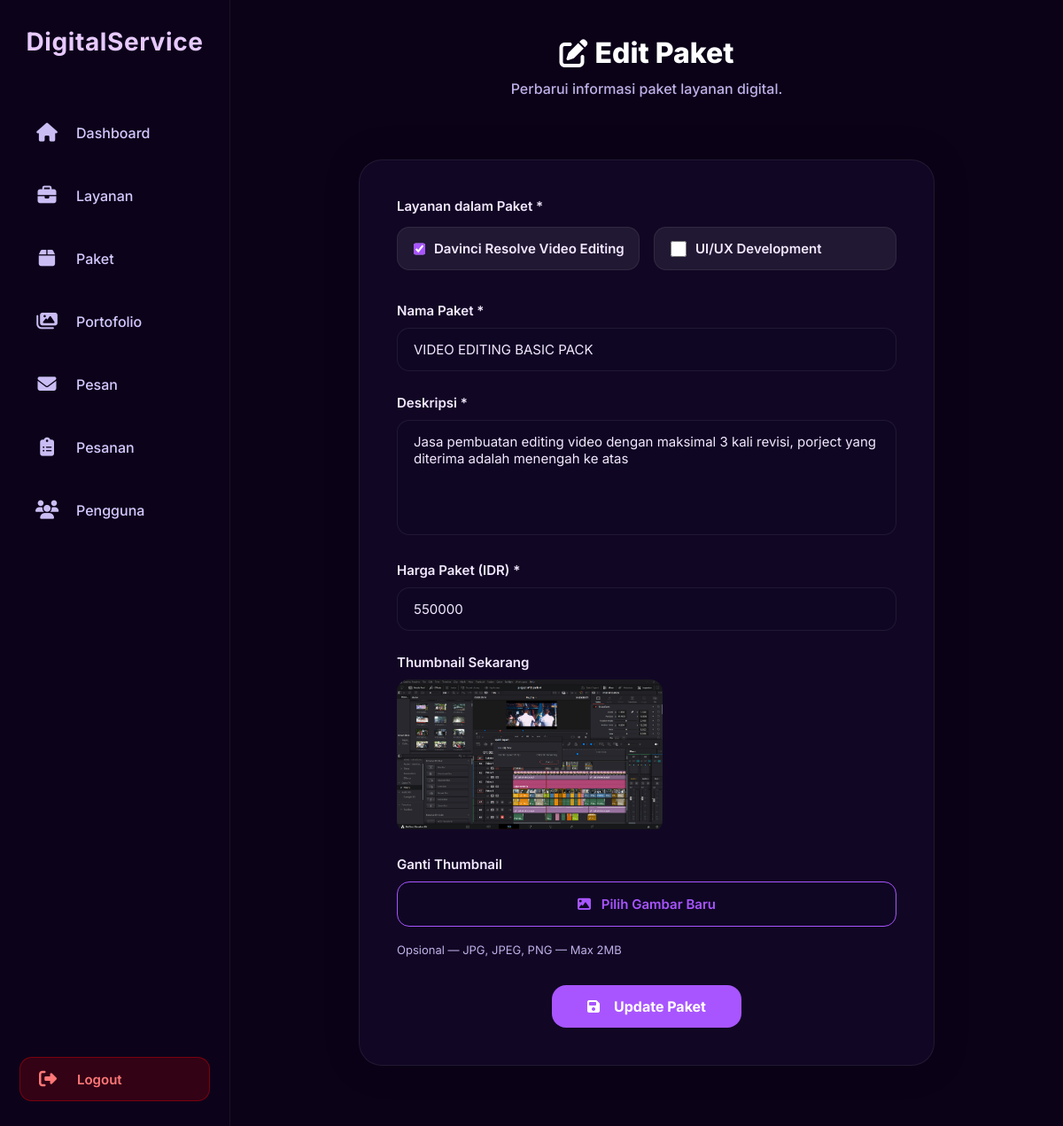
The page /digital_service/public/views/admin/pages/edit_package.php?id=10 (signed in) on the database its author committed.
### tables this page shows
CREATE TABLE `services` (
  `id` int(10) UNSIGNED NOT NULL,
  `category_id` int(10) UNSIGNED DEFAULT NULL,
  `title` varchar(150) NOT NULL,
  `description` text NOT NULL,
  `base_price` int(10) UNSIGNED NOT NULL,
  `thumbnail` varchar(255) DEFAULT NULL,
  `is_active` tinyint(1) NOT NULL DEFAULT 1,
  `created_at` datetime NOT NULL DEFAULT current_timestamp()
);

CREATE TABLE `packages` (
  `id` int(10) UNSIGNED NOT NULL,
  `service_id` int(10) UNSIGNED DEFAULT NULL,
  `name` varchar(100) NOT NULL,
  `description` text DEFAULT NULL,
  `price` int(10) UNSIGNED NOT NULL,
  `thumbnail` varchar(255) DEFAULT NULL,
  `created_at` datetime NOT NULL DEFAULT current_timestamp()
);

### digital_service/config/app.php (called while the page is built, shortened)
<?php
$BASE_URL = "http://localhost/digital_service/";
?>

### digital_service/public/views/admin/pages/edit_package.php (the view, shortened to what this page needs)
<?php
require_once __DIR__ . "/../../../../config/db.php";
require_once __DIR__ . "/../../../../config/app.php";
$id = intval($_GET['id']);
$stmt = $conn->prepare("SELECT * FROM packages WHERE id = ?");
$stmt->bind_param("i", $id);
$stmt->execute();
$data = $stmt->get_result()->fetch_assoc();
$services = [];
$q = $conn->query("SELECT id, title FROM services ORDER BY title ASC");
while ($row = $q->fetch_assoc()) {
    $services[] = $row;
}
$checked = [];
$q2 = $conn->query("SELECT service_id FROM package_services WHERE package_id = $id");
while ($row2 = $q2->fetch_assoc()) {
    $checked[] = $row2['service_id'];
}
?>
<!DOCTYPE html>
<html lang="id">
<head>
<link rel="stylesheet" href="<?= $BASE_URL ?>public/assets/styles/admin/sidebar.css">
<link rel="stylesheet" href="<?= $BASE_URL ?>public/assets/styles/admin/dashboard.css">
<link rel="stylesheet" href="<?= $BASE_URL ?>public/assets/styles/admin/package_add.css">
<link rel="stylesheet" href="https://cdnjs.cloudflare.com/ajax/libs/font-awesome/6.5.0/css/all.min.css">
</head>
<body>
<div class="admin-layout">
<?php include __DIR__ . "/../layout/sidebar.php"; ?>
<main class="admin-content">
    <div class="page-header">
        <h1><i class="fa-solid fa-pen-to-square"></i> Edit Paket</h1>
        <p class="subtitle">Perbarui informasi paket layanan digital.</p>
    </div>
    <div class="form-container">
        <form action="<?= $BASE_URL ?>public/views/admin/actions/package_update.php" method="POST" enctype="multipart/form-data">
            <div class="form-group">
                <label>Layanan dalam Paket *</label>
                <div class="checkbox-list">
                    <?php foreach ($services as $svc): ?>
                        <label class="checkbox-item">
                            <input type="checkbox" name="services[]" value="<?= $svc['id'] ?>" <?= in_array($svc['id'], $checked) ? "checked" : "" ?>>
                            <span><?= htmlspecialchars($svc['title']) ?></span>
                        </label>
                    <?php endforeach; ?>
                </div>
            </div>
            <div class="form-group">
                <label>Nama Paket *</label>
                <input type="text" name="name" value="<?= htmlspecialchars($data['name']) ?>" required>
            </div>
            <div class="form-group">
                <label>Deskripsi *</label>
                <textarea name="description" rows="4" required><?= htmlspecialchars($data['description']) ?></textarea>
            </div>
            <div class="form-group">
                <label>Harga Paket (IDR) *</label>
                <input type="number" name="price" value="<?= $data['price'] ?>" required>
            </div>
            <div class="form-group">
                <label>Thumbnail Sekarang</label>
                <div class="current-thumb">
                    <?php if ($data['thumbnail']): ?>
                        <img src="<?= $BASE_URL ?>uploads/packages/<?= htmlspecialchars($data['thumbnail']) ?>">
                    <?php else: ?>
                        <span class="no-thumb">Belum ada thumbnail</span>
                    <?php endif; ?>
                </div>
            </div>
            <div class="form-group">
                <label>Ganti Thumbnail</label>
                <div class="upload-box">
                    <label for="thumbnail" class="upload-label"><i class="fa-solid fa-image"></i> Pilih Gambar Baru</label>
                    <span class="upload-info">Opsional — JPG, JPEG, PNG — Max 2MB</span>
                </div>
            </div>
            <div class="form-actions">
                <button type="submit" class="btn-primary"><i class="fa-solid fa-save"></i> Update Paket</button>
            </div>
        </form>
    </div>
</main>
</div>
</body>
</html>

### digital_service/public/assets/styles/components/sidebar.css (style rules this page uses)
* { margin: 0; padding: 0; box-sizing: border-box; font-family: "Inter", sans-serif }

### digital_service/public/assets/styles/admin/dashboard.css (style rules this page uses)
* { margin: 0; padding: 0; box-sizing: border-box; font-family: "Inter", sans-serif; }
:root { --bg: #070615; --bg-soft: #0d0b20; --bg-elevated: #14122b; --accent: #8a63ff; --accent-soft: #d0c6ff; --accent-hover: #a98cff; --text: #ffffff; --text-dim: #c7c2e0; --border: #2d2942; }
html, body { width: 100%; min-height: 100vh; overflow-x: hidden; overflow-y: auto; background: #0b0218; color: var(--text); }
.admin-layout { display: flex; width: 100%; min-height: 100vh; }
.btn-primary, .btn-outline { padding: 11px 22px; font-size: 15px; font-weight: 600; border-radius: 14px; display: inline-flex; align-items: center; gap: 8px; transition: .22s ease; border: none; }
.btn-primary { background: linear-gradient(145deg, var(--accent), #6c4de0); color: #fff; }
.subtitle { font-size: 15px; color: var(--text-dim); }

### digital_service/public/assets/styles/admin/package_add.css (style rules this page uses)
:root { --bg-main: #0b0218; --bg-elevated: #110724; --border: rgba(255,255,255,0.07); --text: #f3e8ff; --text-dim: #c0b0e8; --accent: #a855ff; --accent-hover: #bb79ff; --danger: #ff4d4d; }
.admin-content { flex: 1; height: 100vh; overflow-y: auto; padding: 40px 55px 70px; display: flex; flex-direction: column; gap: 30px; align-items: center; }
.page-header { text-align: center; display: flex; flex-direction: column; align-items: center; margin-bottom: 38px; }
.page-header h1 { display: flex; align-items: center; justify-content: center; gap: 8px; font-size: 32px; font-weight: 800; color: #fff; margin-bottom: 10px; }
.page-header .subtitle { color: var(--text-dim); font-size: 16px; font-weight: 500; max-width: 520px; line-height: 1.45; }
.form-container { background: var(--bg-elevated); padding: 42px; border-radius: 26px; border: 1px solid var(--border); width: 70%; min-width: 650px; box-shadow: 0 0 40px rgba(0,0,0,0.2); }
.form-group { margin-bottom: 26px; width: 100%; }
label { font-size: 15px; font-weight: 600; margin-bottom: 10px; display: block; }
input, textarea { width: 100%; background: #0f0624; border: 1px solid var(--border); color: var(--text); font-size: 15px; padding: 14px 18px; border-radius: 14px; transition: .25s ease; }
textarea { height: 130px; resize: none; }
.checkbox-list { display: grid; grid-template-columns: repeat(auto-fit, minmax(220px, 1fr)); gap: 16px; margin-top: 14px; }
.checkbox-item { background: rgba(255,255,255,0.07); border: 1px solid var(--border); border-radius: 14px; padding: 14px 18px; display: flex; align-items: center; gap: 10px; cursor: pointer; color: var(--text); font-size: 15px; transition: .25s ease; }
.checkbox-item input { width: 18px; height: 18px; accent-color: var(--accent); cursor: pointer; }
.checkbox-item span { flex: 1; white-space: nowrap; }
.upload-box { display: flex; flex-direction: column; width: 100%; }
.upload-label { background: #0f0624; border: 1px solid var(--accent); padding: 15px; border-radius: 14px; font-size: 15px; text-align: center; color: var(--accent); cursor: pointer; font-weight: 600; transition: .25s ease; }
.upload-label i { margin-right: 8px; }
.upload-info { margin-top: 8px; font-size: 13px; color: var(--text-dim); }
.form-actions { display: flex; justify-content: center; margin-top: 32px; }
.btn-primary { background: var(--accent); color: #fff; border: none; font-size: 16px; padding: 14px 40px; font-weight: 700; border-radius: 16px; cursor: pointer; transition: .25s ease; }
.btn-primary i { margin-right: 8px; }
input[type=number] { -moz-appearance: textfield; appearance: textfield; }

### digital_service/public/views/admin/pages/edit_package.php (style rules this page uses)
img { max-width: 100%; height: auto; }
.current-thumb { max-width: 300px; max-height: 300px; overflow: hidden; border-radius: 14px; }
.current-thumb img { width: 100%; height: 100%; object-fit: cover; }

### rows shown on the page
services: id "☑", title "Davinci Resolve Video Editing"
services: title "UI/UX Development"
packages: name "VIDEO EDITING BASIC PACK", description "Jasa pembuatan editing video dengan maksimal 3 kali revisi, porject yang diterima adalah menengah ke atas", price "550000", thumbnail (picture)
